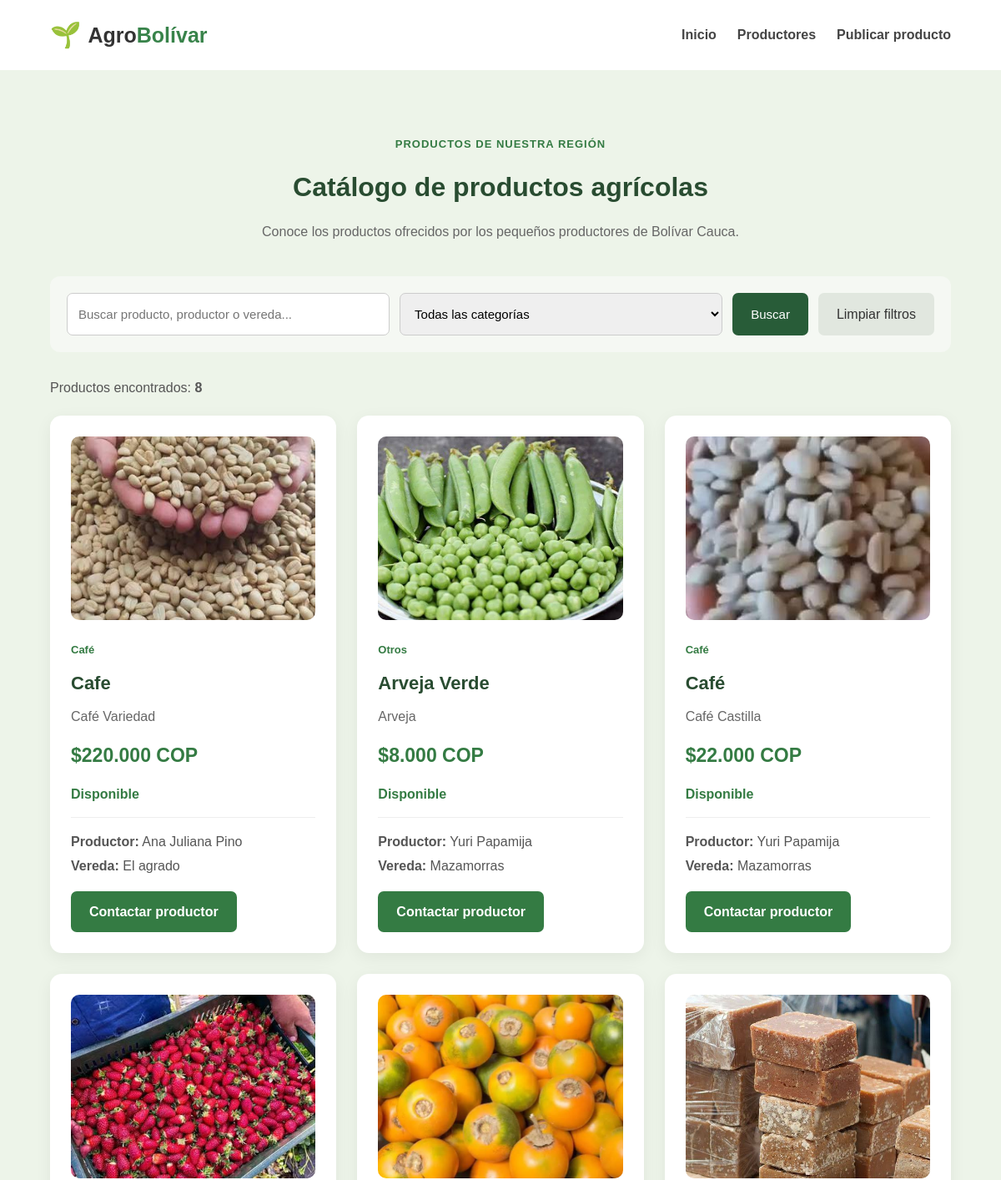
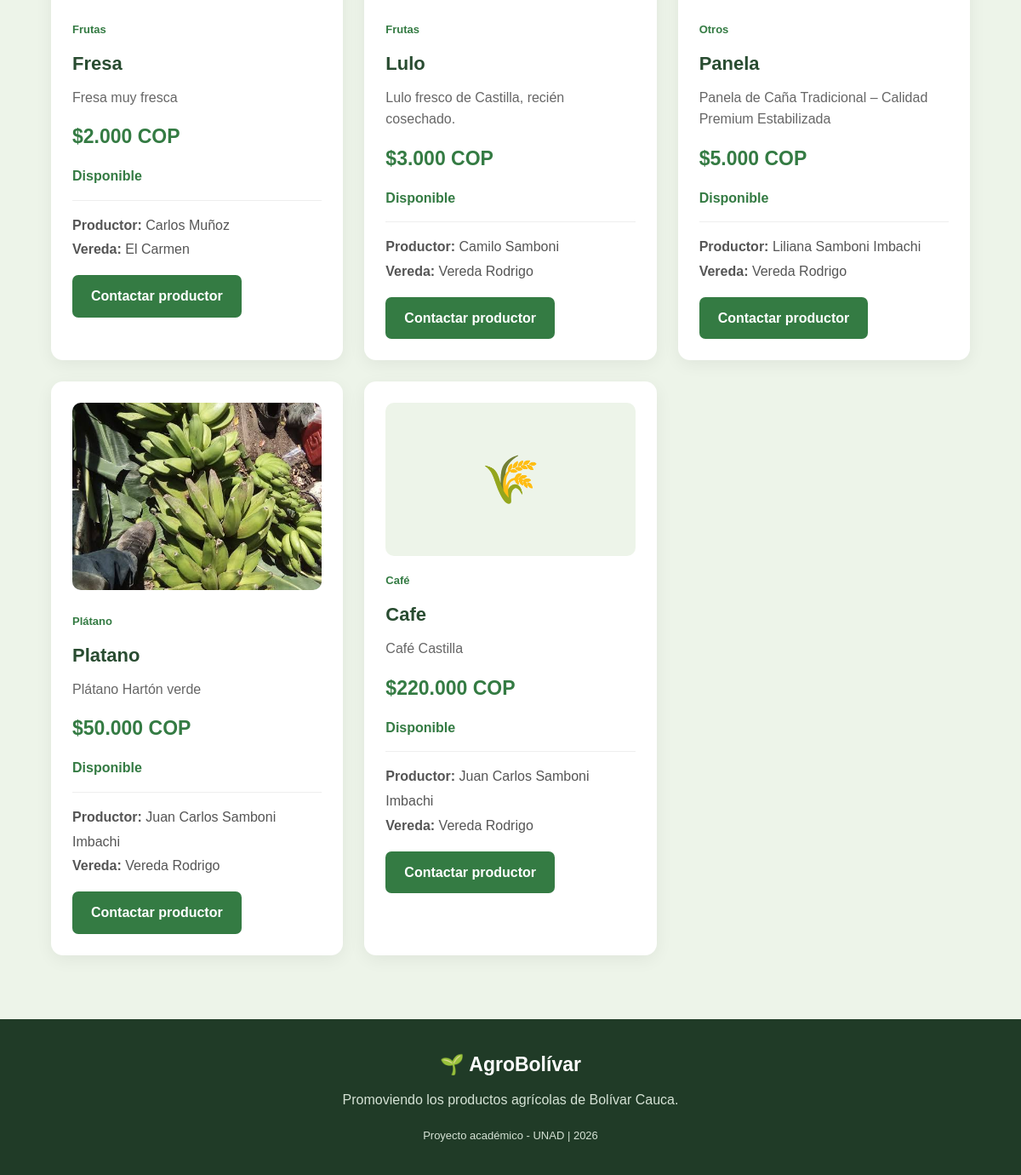
/catalogo.php, run on the app's committed database (2 pictures, top to bottom).
### tables this page shows
CREATE TABLE `productos` (
  `id_producto` int(11) NOT NULL,
  `id_productor` int(11) NOT NULL,
  `nombre_producto` varchar(100) NOT NULL,
  `categoria` varchar(80) DEFAULT NULL,
  `descripcion` text DEFAULT NULL,
  `precio` decimal(10,2) DEFAULT NULL,
  `disponibilidad` varchar(50) DEFAULT NULL,
  `imagen` varchar(255) DEFAULT NULL,
  `fecha_publicacion` timestamp NULL DEFAULT current_timestamp()
);

CREATE TABLE `productores` (
  `id_productor` int(11) NOT NULL,
  `nombres` varchar(100) NOT NULL,
  `apellidos` varchar(100) NOT NULL,
  `telefono` varchar(20) NOT NULL,
  `correo` varchar(100) DEFAULT NULL,
  `vereda` varchar(100) DEFAULT NULL,
  `descripcion` text DEFAULT NULL,
  `fecha_registro` timestamp NULL DEFAULT current_timestamp(),
  `contrasena` varchar(255) DEFAULT NULL
);

### catalogo.php (the view, shortened to what this page needs)
<?php
require_once __DIR__ . "/config/conexion.php";
$busqueda = trim($_GET["buscar"] ?? "");
$sql = "SELECT
            productos.id_producto,
            productos.nombre_producto,
            productos.categoria,
            productos.descripcion,
            productos.precio,
            productos.disponibilidad,
            productos.imagen,
            productores.nombres,
            productores.apellidos,
            productores.vereda,
            productores.telefono
        FROM productos
        INNER JOIN productores
        ON productos.id_productor = productores.id_productor
        WHERE 1=1";
$sql .= " ORDER BY productos.fecha_publicacion DESC";
$consulta = $conexion->prepare($sql);
$consulta->execute();
$resultado = $consulta->get_result();
?>
<!DOCTYPE html>
<html lang="es">
<head>
    <link rel="stylesheet" href="css/estilos.css">
</head>
<body>
<header class="encabezado">
    <div class="contenedor navegacion">
        <a href="index.php" class="logo">
            <span class="logo-icono">🌱</span>
            <span>Agro<span class="logo-verde">Bolívar</span></span>
        </a>
        <nav class="menu">
            <a href="index.php">Inicio</a>
            <a href="registro_productor.php">Productores</a>
            <a href="publicar_producto.php">Publicar producto</a>
        </nav>
    </div>
</header>
<main class="seccion productos">
    <div class="contenedor">
        <div class="titulo-seccion">
            <span class="etiqueta">PRODUCTOS DE NUESTRA REGIÓN</span>
            <h2>Catálogo de productos agrícolas</h2>
            <p>
                Conoce los productos ofrecidos por los pequeños
                productores de Bolívar Cauca.
            </p>
        </div>
        <form method="GET" action="catalogo.php"
              class="filtros-catalogo">
            <input
                type="search"
                name="buscar"
                placeholder="Buscar producto, productor o vereda..."
                value="<?php echo htmlspecialchars($busqueda); ?>"
            >
            <select name="categoria">
                <option value="">Todas las categorías</option>
            </select>
            <button type="submit" class="boton-filtro">
                Buscar
            </button>
            <a href="catalogo.php" class="boton-limpiar">
                Limpiar filtros
            </a>
        </form>
        <p class="resultado-filtro">
            Productos encontrados: <strong><?php echo $resultado->num_rows; ?></strong>
        </p>
        <div class="catalogo-productos">
            <?php if ($resultado->num_rows > 0): ?>
                <?php while ($producto = $resultado->fetch_assoc()): ?>
                    <article class="tarjeta-producto">
                        <?php if (!empty($producto["imagen"]) &&
                            file_exists(__DIR__ . "/" . $producto["imagen"])): ?>
                            <img
                                class="imagen-producto"
                                src="<?php echo htmlspecialchars($producto["imagen"]); ?>"
                                alt="<?php echo htmlspecialchars($producto["nombre_producto"]); ?>"
                                loading="lazy"
                            >
                        <?php else: ?>
                            <div class="producto-sin-imagen">🌾</div>
                        <?php endif; ?>
                        <span class="producto-categoria">
                            <?php echo htmlspecialchars($producto["categoria"]); ?>
                        </span>
                        <h3>
                            <?php echo htmlspecialchars($producto["nombre_producto"]); ?>
                        </h3>
                        <p>
                            <?php echo htmlspecialchars(
                                $producto["descripcion"] ?? "Sin descripción disponible."
                            ); ?>
                        </p>
                        <div class="producto-precio">
                            $<?php echo number_format((float)$producto["precio"], 0, ",", "."); ?> COP
                        </div>
                        <p class="producto-disponibilidad">
                            <?php echo htmlspecialchars($producto["disponibilidad"]); ?>
                        </p>
                        <div class="producto-productor">
                            <strong>Productor:</strong>
                            <?php echo htmlspecialchars(
                                $producto["nombres"] . " " . $producto["apellidos"]
                            ); ?>
                            <br>
                            <strong>Vereda:</strong>
                            <?php echo htmlspecialchars(
                                $producto["vereda"] ?: "No especificada"
                            ); ?>
                        </div>
                        <a
                            class="boton boton-principal"
                            href="contactar.php?id=<?php echo (int)$producto["id_producto"]; ?>"
                        >
                            Contactar productor
                        </a>
                    </article>
                <?php endwhile; ?>
            <?php endif; ?>
        </div>
    </div>
</main>
<footer class="pie-pagina">
    <div class="contenedor">
        <h3>🌱 AgroBolívar</h3>
        <p>Promoviendo los productos agrícolas de Bolívar Cauca.</p>
        <p class="derechos">Proyecto académico - UNAD | 2026</p>
    </div>
</footer>
</body>
</html>

### css/estilos.css (style rules this page uses)
* { margin: 0; padding: 0; box-sizing: border-box; }
html { scroll-behavior: smooth; }
body { font-family: Arial, sans-serif; background-color: #f7f8f4; color: #333; line-height: 1.6; }
.contenedor { width: 90%; max-width: 1150px; margin: auto; }
a { text-decoration: none; }
.encabezado { background: white; padding: 18px 0; box-shadow: 0 2px 10px rgba(0,0,0,0.06); }
.navegacion { display: flex; justify-content: space-between; align-items: center; gap: 20px; }
.logo { display: flex; align-items: center; gap: 8px; color: #333; font-size: 25px; font-weight: bold; }
.logo-verde { color: #38834a; }
.logo-icono { font-size: 30px; }
.menu { display: flex; gap: 25px; }
.menu a { color: #444; font-weight: 600; }
.boton { display: inline-block; padding: 12px 22px; border-radius: 7px; font-weight: bold; transition: 0.3s; }
.boton-menu, .boton-principal { background: #347b43; color: white; }
.etiqueta { display: inline-block; color: #347b43; font-size: 13px; font-weight: bold; letter-spacing: 1px; margin-bottom: 15px; }
.seccion { padding: 75px 0; }
.titulo-seccion { text-align: center; max-width: 750px; margin: 0 auto 40px; }
.titulo-seccion h2 { font-size: 32px; color: #294c31; margin-bottom: 15px; }
.titulo-seccion p { color: #666; }
.productos { background: #edf4e9; }
.pie-pagina { background: #203b27; color: white; padding: 35px 0; text-align: center; }
.pie-pagina h3 { font-size: 23px; margin-bottom: 10px; }
.pie-pagina p { color: #d5e2d5; }
.derechos { margin-top: 20px; font-size: 13px; }
.catalogo-productos { display: grid; grid-template-columns: repeat(3, 1fr); gap: 25px; }
.tarjeta-producto { background: white; padding: 25px; border-radius: 14px; box-shadow: 0 5px 20px rgba(0,0,0,0.06); }
.producto-categoria { color: #347b43; font-size: 13px; font-weight: bold; }
.tarjeta-producto h3 { color: #294c31; font-size: 22px; margin: 10px 0; }
.tarjeta-producto p { color: #666; margin-bottom: 12px; }
.producto-precio { color: #347b43; font-size: 23px; font-weight: bold; margin: 15px 0; }
.producto-disponibilidad { font-weight: bold; color: #347b43 !important; }
.producto-productor { border-top: 1px solid #eee; padding-top: 15px; margin: 15px 0; color: #555; line-height: 1.8; }

### catalogo.php (style rules this page uses)
.imagen-producto { width: 100%; height: 220px; object-fit: cover; border-radius: 10px; margin-bottom: 15px; }
.producto-sin-imagen { width: 100%; height: 180px; display: flex; align-items: center; justify-content: center; font-size: 55px; background: #edf4e9; border-radius: 10px; margin-bottom: 15px; }
.filtros-catalogo { display: flex; gap: 12px; flex-wrap: wrap; margin: 30px 0; padding: 20px; background: #f5f8f3; border-radius: 12px; }
.filtros-catalogo input, .filtros-catalogo select { flex: 1; min-width: 180px; padding: 13px; border: 1px solid #ccc; border-radius: 7px; font-size: 15px; }
.boton-filtro { padding: 13px 22px; background: #285c38; color: white; border: none; border-radius: 7px; cursor: pointer; font-size: 15px; }
.boton-limpiar { padding: 13px 22px; background: #e1e7df; color: #333; border-radius: 7px; text-decoration: none; display: inline-flex; align-items: center; }
.resultado-filtro { margin-bottom: 20px; color: #555; }

### data on the page
productos: imagen (picture), categoria "Café", nombre_producto "Cafe", descripcion "Café Variedad", precio "220.000", disponibilidad "Disponible", id_productor.apellidos "Ana Juliana Pino", id_productor.vereda "El agrado"
productos: imagen (picture), categoria "Otros", nombre_producto "Arveja Verde", descripcion "Arveja", precio "8.000", disponibilidad "Disponible", id_productor.apellidos "Yuri Papamija", id_productor.vereda "Mazamorras"
productos: imagen (picture), categoria "Café", nombre_producto "Café", descripcion "Café Castilla", precio "22.000", disponibilidad "Disponible", id_productor.apellidos "Yuri Papamija", id_productor.vereda "Mazamorras"
productos: imagen (picture), categoria "Frutas", nombre_producto "Fresa", descripcion "Fresa muy fresca", precio "2.000", disponibilidad "Disponible", id_productor.apellidos "Carlos Muñoz", id_productor.vereda "El Carmen"
productos: imagen (picture), categoria "Frutas", nombre_producto "Lulo", descripcion "Lulo fresco de Castilla, recién cosechado.", precio "3.000", disponibilidad "Disponible", id_productor.apellidos "Camilo Samboni", id_productor.vereda "Vereda Rodrigo"
productos: imagen (picture), categoria "Otros", nombre_producto "Panela", descripcion "Panela de Caña Tradicional – Calidad Premium Estabilizada", precio "5.000", disponibilidad "Disponible", id_productor.apellidos "Liliana Samboni Imbachi", id_productor.vereda "Vereda Rodrigo"
productos: imagen (picture), categoria "Plátano", nombre_producto "Platano", descripcion "Plátano Hartón verde", precio "50.000", disponibilidad "Disponible", id_productor.apellidos "Juan Carlos Samboni Imbachi", id_productor.vereda "Vereda Rodrigo"
productos: categoria "Café", nombre_producto "Cafe", descripcion "Café Castilla", precio "220.000", disponibilidad "Disponible", id_productor.apellidos "Juan Carlos Samboni Imbachi", id_productor.vereda "Vereda Rodrigo"

### other printed values
$resultado->num_rows "8"
